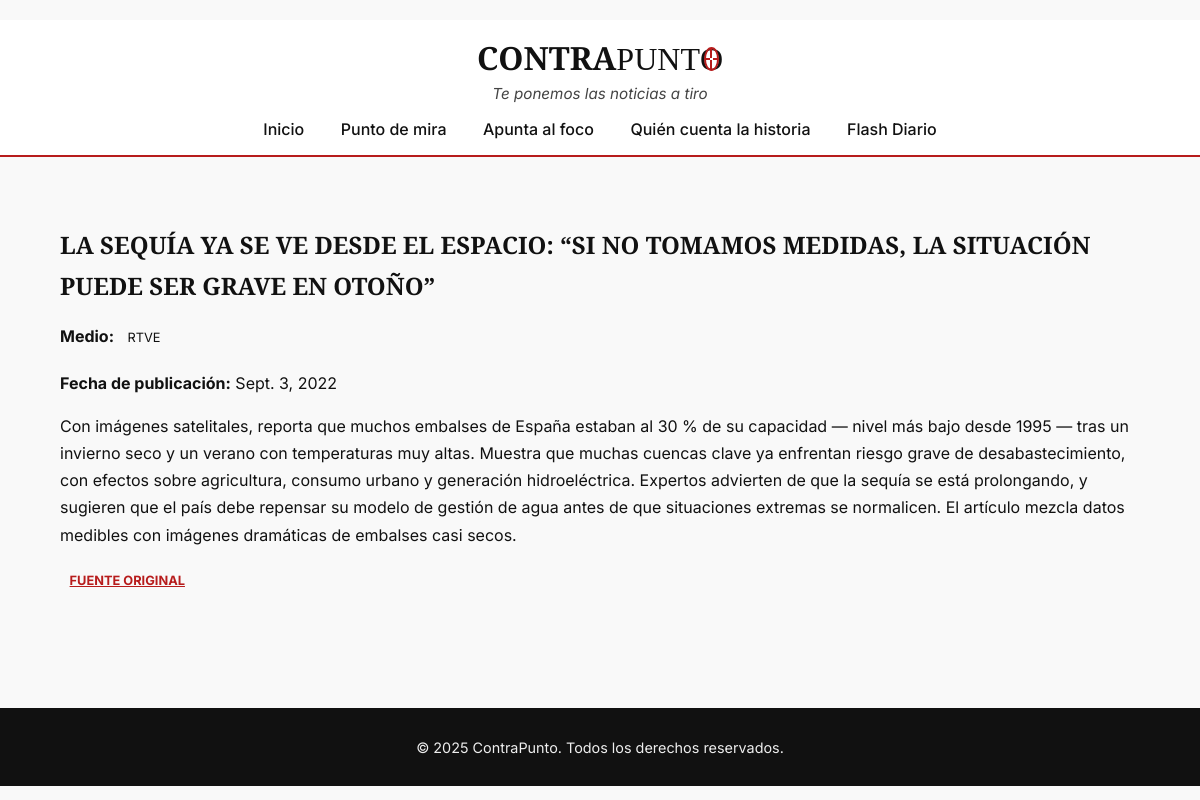
Page /noticia/11/ on the committed database.
### appContraPunto/models.py (models this page shows, shortened)
class Noticia(models.Model):
    titulo = models.CharField(max_length=200)
    resumen = models.TextField()
    fecha = models.DateField()
    medio = models.ForeignKey(Medio, on_delete=models.CASCADE)
    enlace = models.URLField(max_length=200)
    imagen = models.ImageField(upload_to='img', blank=True, null=True, verbose_name='Image')
    sesgo_ideologico = models.FloatField(null=True, blank=True)  # -5=progresista, 0=centro, 5=conservador
    sesgo_emocional = models.FloatField()    # 0=anal�tico, 5=sensacionalista
    sesgo_enfoque = models.ForeignKey(SesgoEnfoque, on_delete=models.CASCADE )
    comparativa = models.ForeignKey(Comparativa, on_delete=models.CASCADE, related_name="noticias")

class Medio(models.Model):
    nombre = models.CharField(max_length=100)
    tipo = models.CharField(max_length=50, choices=[
        ('periodico', 'Periodico'),
        ('podcast', 'Podcast'),
        ('television', 'Television'),
        ('radio', 'Radio'),
        ('revista', 'Revista'),
    ])
    pais = models.CharField(max_length=50)
    logo = models.ImageField(upload_to='img', blank=True, null=True, verbose_name='Image')
    web = models.URLField(max_length=200)
    descripcion = models.TextField(blank=True, null=True)
    def __str__(self):
        return self.nombre

### appContraPunto/views.py (the view)
# urls.py: path('noticia/<int:pk>/', NoticiaDetailView.as_view(), name='noticia'),
class NoticiaDetailView(DetailView):
    model = Noticia
    template_name = 'noticia_detail.html'
    context_object_name = 'noticia'

### appContraPunto/templates/noticia_detail.html
﻿{% extends "base.html" %}
{% load static %}
{% block styles %}
<link rel="stylesheet" href="{% static 'css/estilos_detalle.css' %}" />
{% endblock %}
{% block content %}
<section class="noticia_detail">
    <h2>{{ noticia.titulo }}</h2>
    <p><strong>Medio: </strong><a href="{% url 'medio' noticia.medio.id %}" class="medio_url">{{ noticia.medio }}</a></p>
    <p><strong>Fecha de publicación:</strong> {{ noticia.fecha }}</p>
    <div>
        {{ noticia.resumen|linebreaks }}
    </div>
    <p><a href="{{ noticia.enlace }}" target="_blank" rel="noopener noreferrer" class="noticia_url"> Fuente original </a></p>
</section>
{% endblock %}

### appContraPunto/static/css/estilos_base.css (style rules this page uses)
:root { --acento: #b71c1c; --mirilla-grosor: 0.07em; --mirilla-gap: 0.05em; }
body { font-family: 'Inter', sans-serif; background-color: #f9f9f9; color: #111; margin: 0; padding: 0; }
h1, h2, h3, h4 { font-family: 'Merriweather', serif; text-transform: uppercase; margin-bottom: 1rem; }

### appContraPunto/static/css/estilos_detalle.css (style rules this page uses)
:root { --acento: #b71c1c; }
.noticia_detail .medio_url { display: inline-block; color: #fff; font-size: 0.8rem; padding: 0.3rem 0.6rem; border-radius: 5px; text-transform: uppercase; margin-right: 0.4rem; }
.noticia_detail .medio_url:visited, .noticia_detail .medio_url:link, .noticia_detail .medio_url:active { text-decoration: none; color: inherit; }
.noticia_detail .noticia_url { display: inline-block; color: var(--acento) !important; font-size: 0.8rem; font-weight: bold; padding: 0.3rem 0.6rem; border-radius: 5px; text-transform: uppercase; margin-right: 0.4rem; }

### rows in the picture
Noticia: titulo "LA SEQUÍA YA SE VE DESDE EL ESPACIO: “SI NO TOMAMOS MEDIDAS, LA SITUACIÓN PUEDE SER GRAVE EN OTOÑO”", medio "RTVE", fecha "Sept. 3, 2022", resumen "Con imágenes satelitales, reporta que muchos embalses de España estaban al 30 % de su capacidad — nivel más bajo desde 1995 — tras un invierno seco y un verano con temperaturas muy altas. Muestra que muchas cuencas clave ya enfrentan riesgo grave de desabastecimiento, con efectos sobre agricultura, consumo urbano y generación hidroeléctrica. Expertos advierten de que la sequía se está prolongando, y sugieren que el país debe repensar su modelo de gestión de agua antes de que situaciones extremas se normalicen. El artículo mezcla datos medibles con imágenes dramáticas de embalses casi secos."
